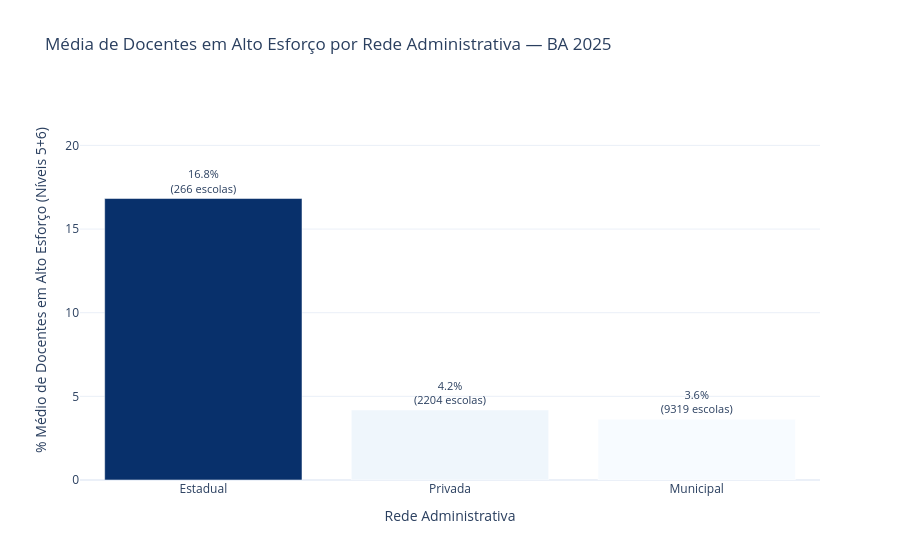

Write notebook code for a chart like this one.
### Code cell
# Filtra Federal por ter apenas 1 escola — sem representatividade estatística
# Agrega por rede administrativa: média de esforço docente e contagem de escolas
df_rede = (
    df[df['no_dependencia'] != 'Federal']
    .groupby('no_dependencia', observed=True)
    .agg(
        media_esforco=('tx_esforco_docente_critico', 'mean'),
        qtd_escolas=('id_escola', 'count')
    )
    .reset_index()
    .sort_values('media_esforco', ascending=False)
)

df_rede['rotulo'] = df_rede.apply(
    lambda r: f"{r['media_esforco']:.1f}%<br>({int(r['qtd_escolas'])} escolas)", axis=1
)

fig3 = px.bar(
    df_rede,
    x='no_dependencia',
    y='media_esforco',
    text='rotulo',
    title='Média de Docentes em Alto Esforço por Rede Administrativa — BA 2025',
    labels={
        'no_dependencia': 'Rede Administrativa',
        'media_esforco': '% Médio de Docentes em Alto Esforço (Níveis 5+6)'
    },
    template='plotly_white',
    color='media_esforco',
    color_continuous_scale='Blues'
)

fig3.update_traces(textposition='outside', textfont_size=11)
fig3.update_layout(
    title_font_size=17,
    showlegend=False,
    coloraxis_showscale=False,
    yaxis={'range': [0, df_rede['media_esforco'].max() * 1.35]}
)

fig3.show()

### Figure 1 — Plotly figure (JSON) as saved in the notebook; plotly's stock layout.template omitted (floating-point values rounded to 4 significant figures)
{"data": [{"hovertemplate": "Rede Administrativa=%{x}<br>% Médio de Docentes em Alto Esforço (Níveis 5+6)=%{marker.color}<br>rotulo=%{text}<extra></extra>", "legendgroup": "", "marker": {"color": [16.83, 4.187, 3.634], "coloraxis": "coloraxis", "pattern": {"shape": ""}}, "name": "", "orientation": "v", "showlegend": false, "text": ["16.8%<br>(266 escolas)", "4.2%<br>(2204 escolas)", "3.6%<br>(9319 escolas)"], "textfont": {"size": 11}, "textposition": "outside", "type": "bar", "x": ["Estadual", "Privada", "Municipal"], "xaxis": "x", "y": [16.83, 4.187, 3.634], "yaxis": "y"}], "layout": {"barmode": "relative", "coloraxis": {"colorbar": {"title": {"text": "% Médio de Docentes em Alto Esforço (Níveis 5+6)"}}, "colorscale": [[0, "rgb(247,251,255)"], [0.125, "rgb(222,235,247)"], [0.25, "rgb(198,219,239)"], [0.375, "rgb(158,202,225)"], [0.5, "rgb(107,174,214)"], [0.625, "rgb(66,146,198)"], [0.75, "rgb(33,113,181)"], [0.875, "rgb(8,81,156)"], [1, "rgb(8,48,107)"]], "showscale": false}, "legend": {"tracegroupgap": 0}, "showlegend": false, "title": {"font": {"size": 17}, "text": "Média de Docentes em Alto Esforço por Rede Administrativa — BA 2025"}, "xaxis": {"anchor": "y", "domain": [0, 1], "title": {"text": "Rede Administrativa"}}, "yaxis": {"anchor": "x", "domain": [0, 1], "range": [0, 22.72], "title": {"text": "% Médio de Docentes em Alto Esforço (Níveis 5+6)"}}}}
